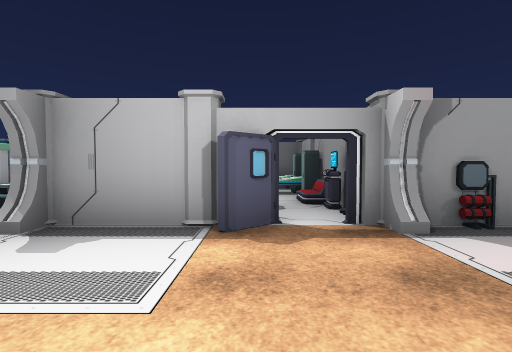
[1] (above)

24 first-person views from a walk through a 3-D level made in the Unity game engine. The camera is 1.4 m above the floor, tilts 2° down and sees 85° across. The floor is counted in squares, 2 m on a side. Each view is taken from the middle of a square. On the plan, view 1 faces up. The plan holds only what a view shows up to about 9 squares ahead; the rest is blank. The player is left out. Door leaves are left out, so doorways stand open. Some surface patterns are stand-ins.

[2]
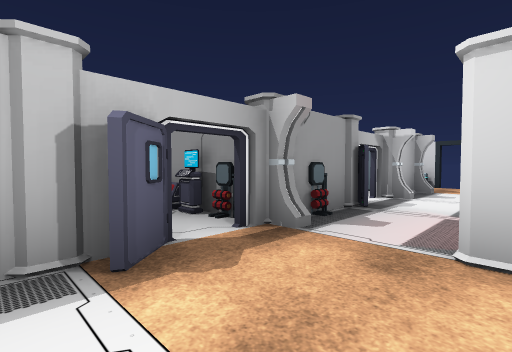

[3]
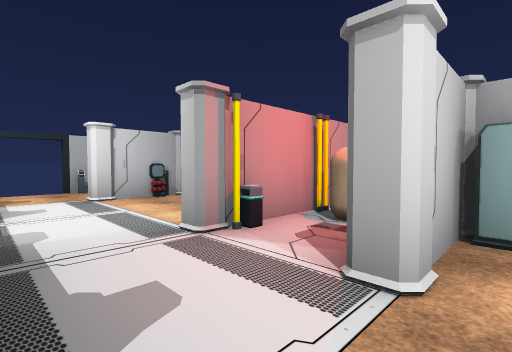

[4]
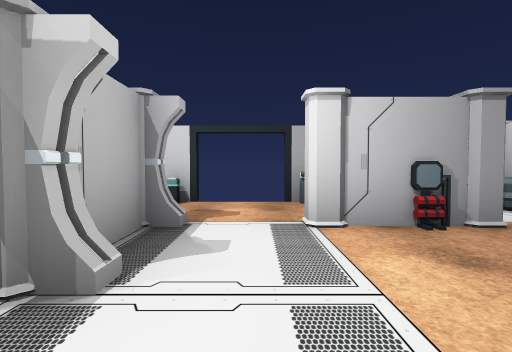

[5]
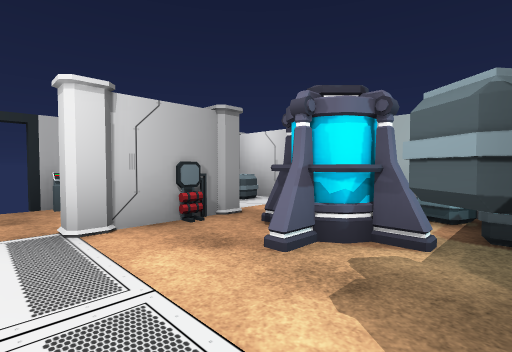

[6]
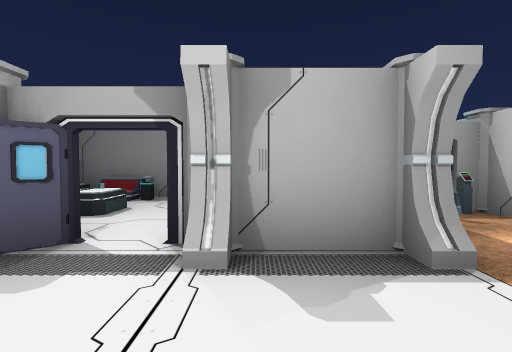

[7]
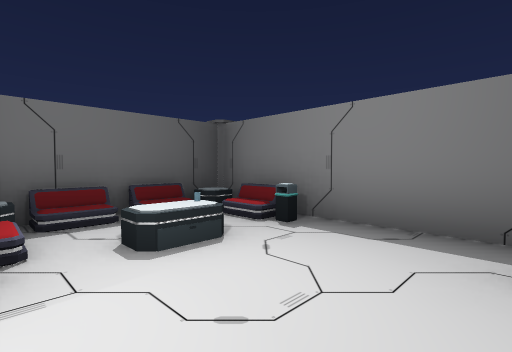

[8]
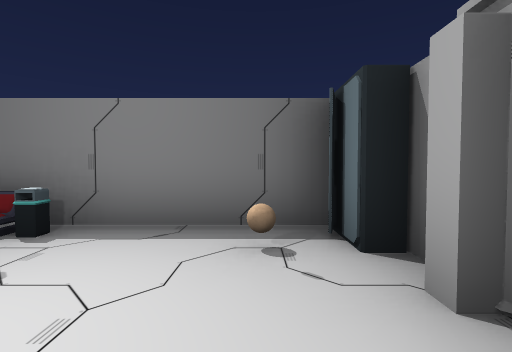

[9]
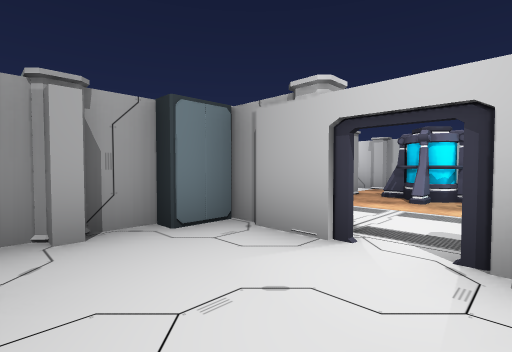

[10]
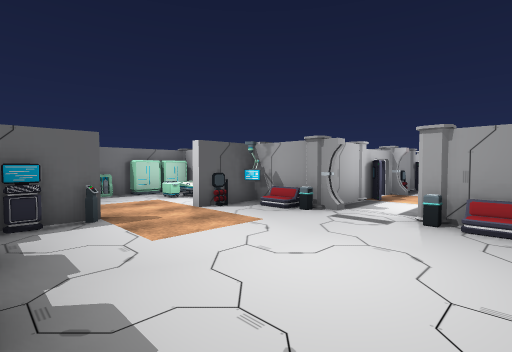

[11]
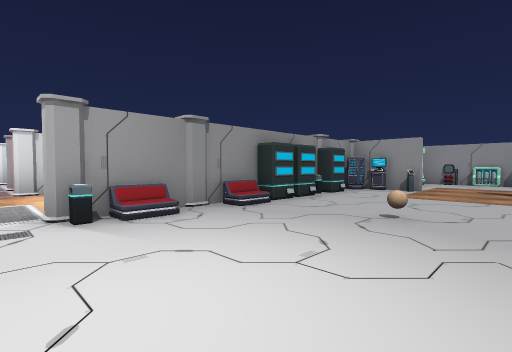

[12]
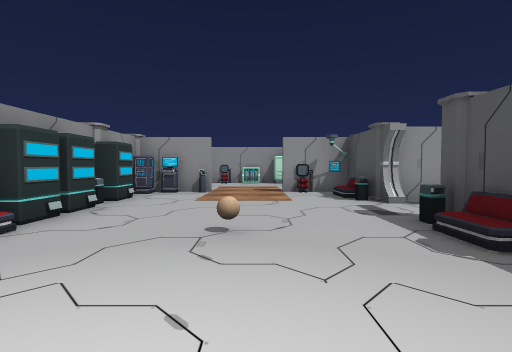

[13]
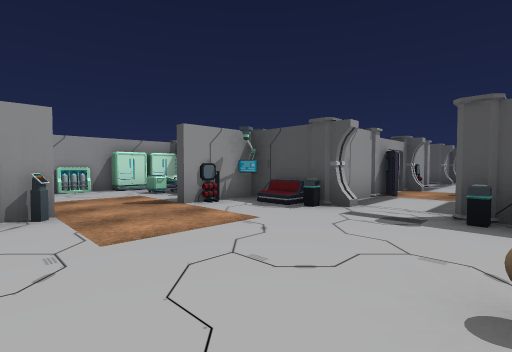

[14]
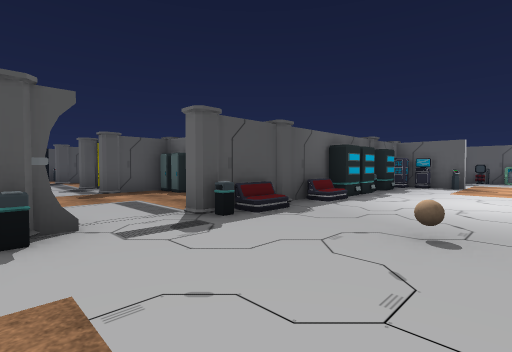

[15]
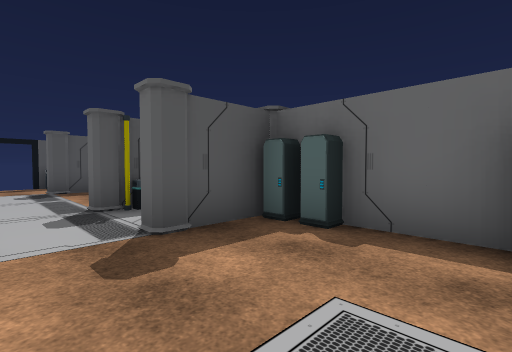

[16]
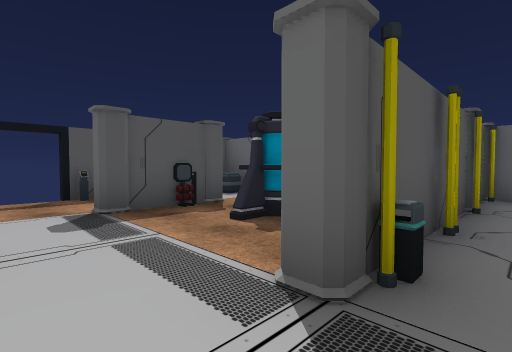

[17]
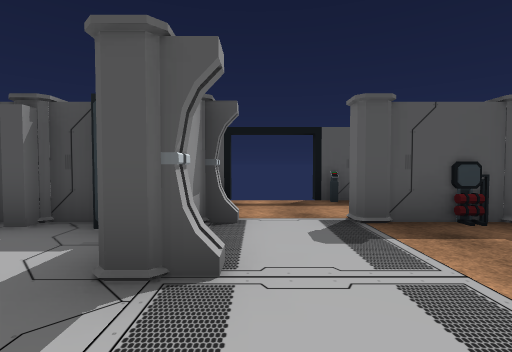

[18]
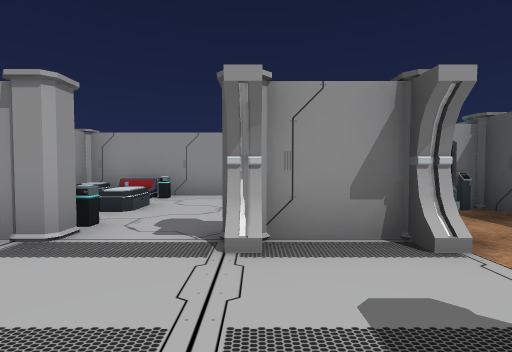

[19]
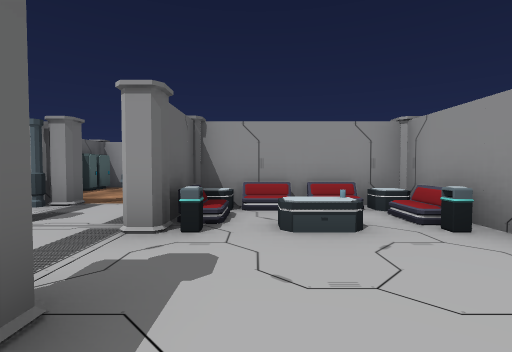

[20]
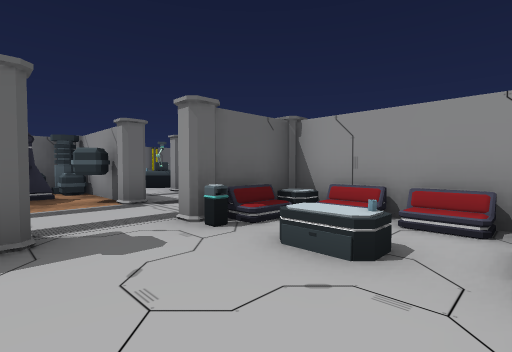

[21]
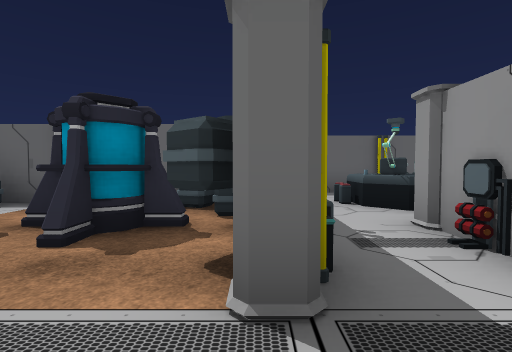

[22]
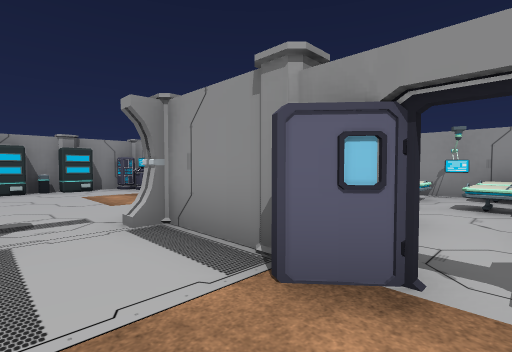

[23]
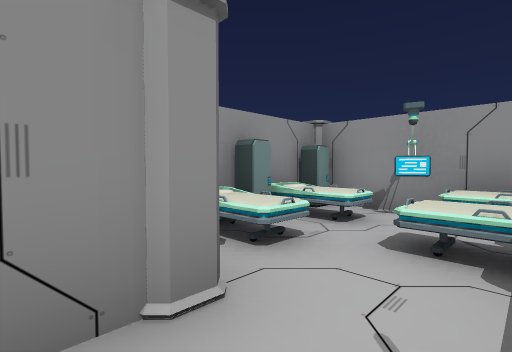

[24]
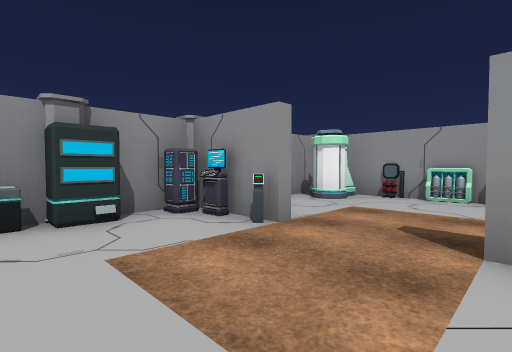

### Floor plan
Key: @ floor where view 1 was taken; # wall or solid block; x gap in a wall; . floor; / step, stairs or slope; D open door; B bed; C cabinet; S sofa; P pillar; I bin; A capsule; R crate; G generator; T table; K rack; E cart; L stool; F pipe; O other object.
Columns run from 21 left of view 1 to 10 right of it. Each row starts with its distance up from view 1.
  9              O  KC   OO
  8              OO..EO  BC  ###
  7                ...O  BCTSI..C
  6                ...    SS...O#
  5              OO..O#O  #S.T..P OP
  4       P ###  O...SP#P OTS...COI#
  3       P..x  OO....I.#O.POOPPP.DD
  2 O #####.O    O................DD
  1 O .  RPLO    S...IP ...PIP..P.O#
  0   ..GRR..    /....S  @  AR.GO
 -1   POGG#.PC#CCS...PS   #P.R#GP.
 -2 O..#..I.FO.OPI.O..#       R...R
 -3 DDP...P.P.........O       ##P##
 -4 DD......P.........I
 -5  POCPIPO TO#PSI..OP
 -6 #O ....SS.P###..O.O
 -7 OPP...TOS.P###O..#
 -8     ..SI T.B#O....
 -9      ###PB.BCOE....
-10          B#BCCC..O#
-11          ###P##KO##

Where each view was taken, in squares from view 1:
view 1: 0 up, 0 right, facing up
view 2: 1 up, 1 left, facing up-right
view 3: 3 up, 1 right, facing down-right
view 4: 2 up, 4 right, facing right
view 5: 2 up, 4 right, facing down-right
view 6: 1 up, 6 right, facing up
view 7: 4 up, 6 right, facing up-left
view 8: 4 up, 6 right, facing up
view 9: 6 up, 4 right, facing down-right
view 10: 0 up, 8 left, facing up-right
view 11: 2 up, 7 left, facing down-right
view 12: 1 up, 6 left, facing down
view 13: 2 down, 4 left, facing down-left
view 14: 5 down, 5 left, facing up-left
view 15: 4 down, 10 left, facing up-left
view 16: 4 down, 14 left, facing up-left
view 17: 4 down, 15 left, facing left
view 18: 2 down, 17 left, facing down
view 19: 6 down, 18 left, facing right
view 20: 8 down, 17 left, facing up-right
view 21: 4 down, 15 left, facing up
view 22: 3 down, 12 left, facing down-right
view 23: 6 down, 12 left, facing down-right
view 24: 4 down, 7 left, facing down-right
